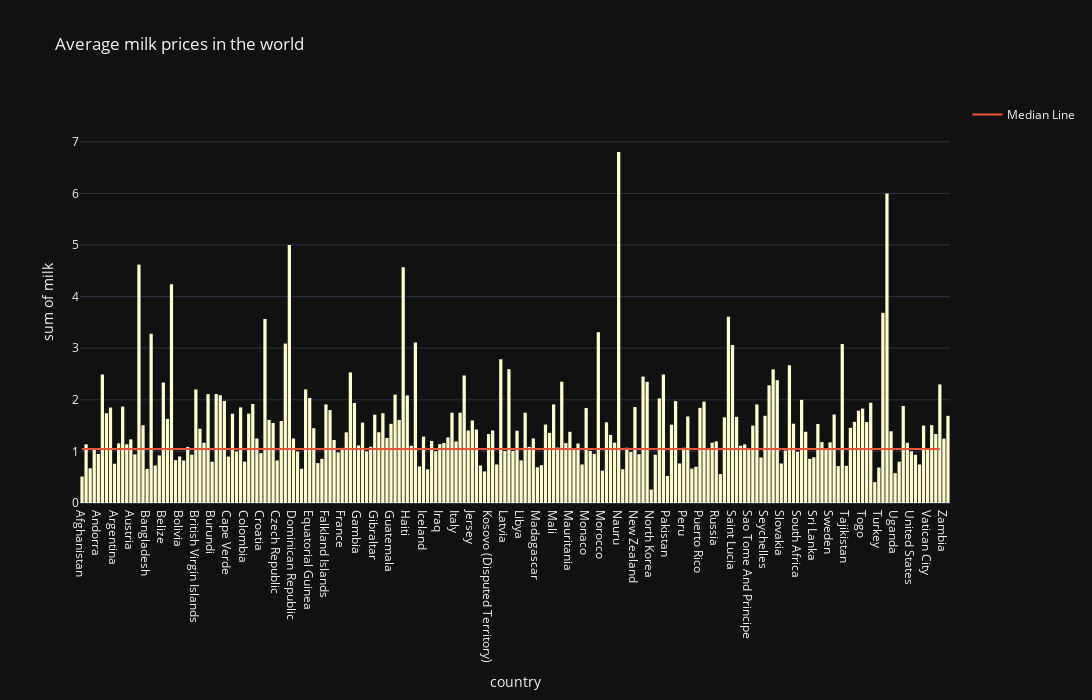

The code cell stored with this chart in its notebook:
### Code cell
df_temp_milk = df[["country", "milk"]]
df_temp_milk = df_temp_milk.dropna(subset = ["milk"])
fig = px.histogram(df_temp_milk.groupby(["country"]).mean().reset_index(), range_y = [0, df['milk'].max() + 1], x = "country", y="milk",
                   title="Average milk prices in the world", color_discrete_sequence = ["#fffdd0"])
fig.add_scatter(x = ["Afghanistan", "Yemen"], y=[df['milk'].median(), df['milk'].median()], mode='lines', name='Median Line')
fig.update_layout(template="plotly_dark", width=1100, height=700)

### Figure 1 — Plotly figure (JSON) as saved in the notebook; plotly's stock layout.template omitted (floating-point values rounded to 4 significant figures; data arrays with more than 128 entries replaced by an {"elided": "..."} marker saying what was removed)
{"data": [{"alignmentgroup": "True", "bingroup": "x", "histfunc": "sum", "hovertemplate": "country=%{x}<br>sum of milk=%{y}<extra></extra>", "legendgroup": "", "marker": {"color": "#fffdd0", "pattern": {"shape": ""}}, "name": "", "offsetgroup": "", "orientation": "v", "showlegend": false, "type": "histogram", "x": {"elided": "214 str values"}, "xaxis": "x", "y": {"elided": "214 float values"}, "yaxis": "y"}, {"mode": "lines", "name": "Median Line", "type": "scatter", "x": ["Afghanistan", "Yemen"], "y": [1.045, 1.045]}], "layout": {"barmode": "relative", "height": 700, "legend": {"tracegroupgap": 0}, "title": {"text": "Average milk prices in the world"}, "width": 1100, "xaxis": {"anchor": "y", "autorange": true, "domain": [0, 1], "range": [-0.5, 213.5], "title": {"text": "country"}, "type": "category"}, "yaxis": {"anchor": "x", "domain": [0, 1], "range": [0, 7.81], "title": {"text": "sum of milk"}, "type": "linear"}}}
